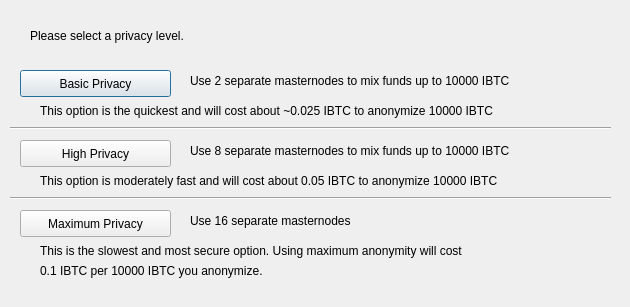
<?xml version="1.0" encoding="UTF-8"?>
<ui version="4.0">
 <class>ObfuscationConfig</class>
 <widget class="QDialog" name="ObfuscationConfig">
  <property name="geometry">
   <rect>
    <x>0</x>
    <y>0</y>
    <width>630</width>
    <height>307</height>
   </rect>
  </property>
  <property name="windowTitle">
   <string>Configure Obfuscation</string>
  </property>
  <widget class="QPushButton" name="buttonBasic">
   <property name="geometry">
    <rect>
     <x>20</x>
     <y>70</y>
     <width>151</width>
     <height>27</height>
    </rect>
   </property>
   <property name="text">
    <string>Basic Privacy</string>
   </property>
  </widget>
  <widget class="QPushButton" name="buttonHigh">
   <property name="geometry">
    <rect>
     <x>20</x>
     <y>140</y>
     <width>151</width>
     <height>27</height>
    </rect>
   </property>
   <property name="text">
    <string>High Privacy</string>
   </property>
  </widget>
  <widget class="QPushButton" name="buttonMax">
   <property name="geometry">
    <rect>
     <x>20</x>
     <y>210</y>
     <width>151</width>
     <height>27</height>
    </rect>
   </property>
   <property name="text">
    <string>Maximum Privacy</string>
   </property>
  </widget>
  <widget class="QLabel" name="label">
   <property name="geometry">
    <rect>
     <x>30</x>
     <y>20</y>
     <width>571</width>
     <height>31</height>
    </rect>
   </property>
   <property name="text">
    <string>Please select a privacy level.</string>
   </property>
  </widget>
  <widget class="QLabel" name="label_2">
   <property name="geometry">
    <rect>
     <x>190</x>
     <y>70</y>
     <width>421</width>
     <height>21</height>
    </rect>
   </property>
   <property name="text">
    <string>Use 2 separate masternodes to mix funds up to 10000 IBTC</string>
   </property>
  </widget>
  <widget class="QLabel" name="label_3">
   <property name="geometry">
    <rect>
     <x>190</x>
     <y>140</y>
     <width>411</width>
     <height>21</height>
    </rect>
   </property>
   <property name="text">
    <string>Use 8 separate masternodes to mix funds up to 10000 IBTC</string>
   </property>
  </widget>
  <widget class="QLabel" name="label_4">
   <property name="geometry">
    <rect>
     <x>190</x>
     <y>210</y>
     <width>421</width>
     <height>21</height>
    </rect>
   </property>
   <property name="text">
    <string>Use 16 separate masternodes</string>
   </property>
  </widget>
  <widget class="QLabel" name="label_6">
   <property name="geometry">
    <rect>
     <x>40</x>
     <y>100</y>
     <width>561</width>
     <height>21</height>
    </rect>
   </property>
   <property name="text">
    <string>This option is the quickest and will cost about ~0.025 IBTC to anonymize 10000 IBTC</string>
   </property>
  </widget>
  <widget class="QLabel" name="label_7">
   <property name="geometry">
    <rect>
     <x>40</x>
     <y>170</y>
     <width>561</width>
     <height>21</height>
    </rect>
   </property>
   <property name="text">
    <string>This option is moderately fast and will cost about 0.05 IBTC to anonymize 10000 IBTC</string>
   </property>
  </widget>
  <widget class="QLabel" name="label_8">
   <property name="geometry">
    <rect>
     <x>40</x>
     <y>240</y>
     <width>561</width>
     <height>21</height>
    </rect>
   </property>
   <property name="text">
    <string>This is the slowest and most secure option. Using maximum anonymity will cost</string>
   </property>
  </widget>
  <widget class="QLabel" name="label_9">
   <property name="geometry">
    <rect>
     <x>40</x>
     <y>260</y>
     <width>561</width>
     <height>21</height>
    </rect>
   </property>
   <property name="text">
    <string>0.1 IBTC per 10000 IBTC you anonymize.</string>
   </property>
  </widget>
  <widget class="Line" name="line">
   <property name="geometry">
    <rect>
     <x>10</x>
     <y>120</y>
     <width>601</width>
     <height>16</height>
    </rect>
   </property>
   <property name="orientation">
    <enum>Qt::Horizontal</enum>
   </property>
  </widget>
  <widget class="Line" name="line_2">
   <property name="geometry">
    <rect>
     <x>10</x>
     <y>190</y>
     <width>601</width>
     <height>16</height>
    </rect>
   </property>
   <property name="orientation">
    <enum>Qt::Horizontal</enum>
   </property>
  </widget>
 </widget>
 <resources/>
 <connections/>
</ui>
